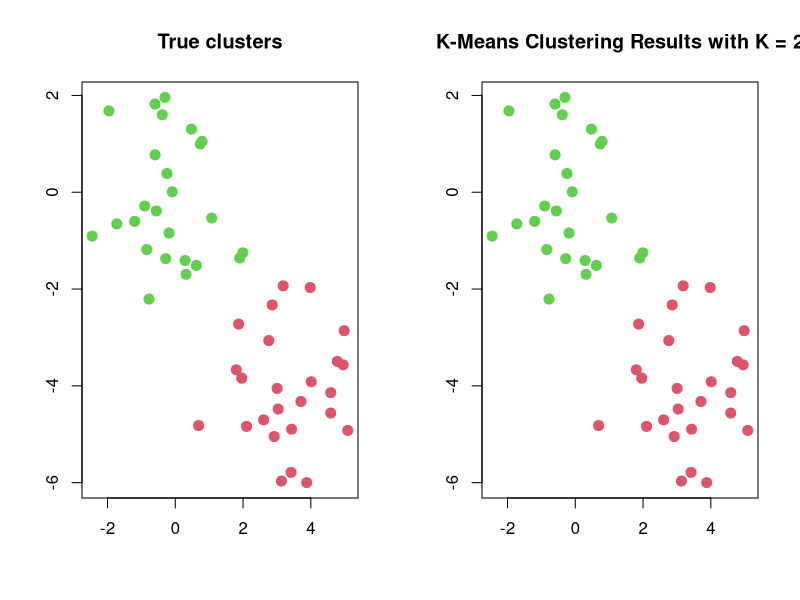
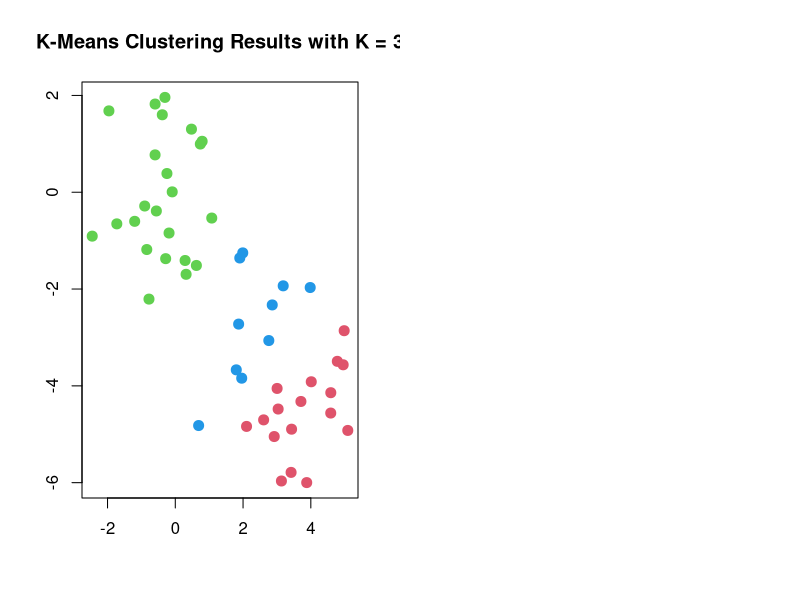

Recreate these plots in R, in order.
## simulated example where there are truly two clusters

set.seed(2)
x = matrix(rnorm(50*2),ncol=2)
x[1:25,1] <- x[1:25,1] + 3
x[1:25,2] <- x[1:25,2] - 4

## K-means clustering with K = 2
km.out <- kmeans(x,2,nstart=20) #nstart should be at least 20
km.out
km.out$cluster

par(mfrow = c(1, 2))
plot(x, col = c(rep(2,25),rep(3,25)),
     main = "True clusters", xlab = "", ylab = "", pch = 20, cex = 2)

plot(x, col = (km.out$cluster + 1),
       main = "K-Means Clustering Results with K = 2", xlab = "", ylab = "", pch = 20, cex = 2)

#The K-means clustering perfectly separated the observations into two clusters even though we did not supply any group information to kmeans()

set.seed(4)
km.out3 <- kmeans(x, 3, nstart = 20)
plot(x, col = (km.out3$cluster + 1),
     main = "K-Means Clustering Results with K = 3", xlab = "", ylab = "", pch = 20, cex = 2)


